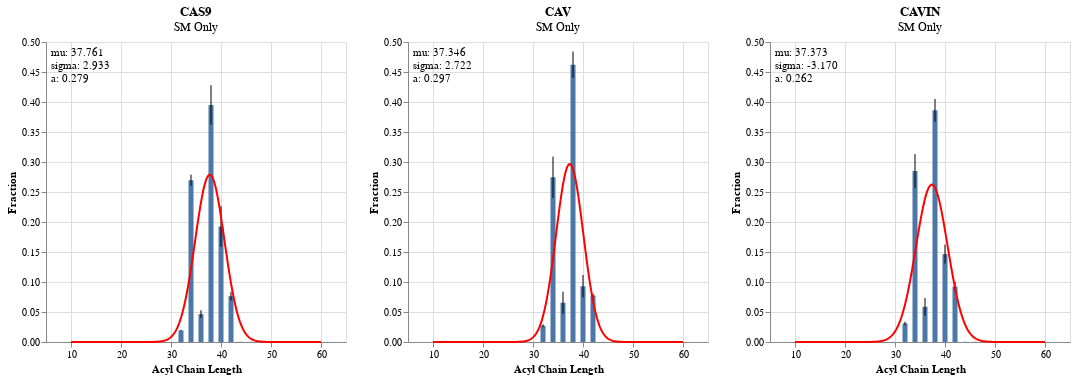

This figure's notebook cell:
### Markdown cell above
### Side by Side

### Code cell
chart_list = []
def gauss(x,mu,sigma,A):
    return A*np.exp(-(x-mu)**2/(2*sigma**2))

def bimodal(x,mu1,sigma1,A1,mu2,sigma2,A2):
    return gauss(x,mu1,sigma1,A1)+gauss(x,mu2,sigma2,A2)

for protein in ptnstd['Mutation'].unique():
    source = ptnstd[ptnstd['Mutation'] == protein]
    
    # create error bars
    err = alt.Chart(source).mark_errorbar(extent='stdev').encode(
        x='Acyl Chain Length:Q',
        y='Fraction:Q',
    )
    
    # create histogram
    bar = alt.Chart(source).mark_bar().encode(
        x='Acyl Chain Length:Q',
        y=alt.Y('mean(Fraction):Q').scale(domain=[0,0.5])
    ).properties(title={'text': protein, 'subtitle':'SM Only'})
    
    # create gaussian
    x = ptns['Acyl Chain Length']
    y = ptns[protein].loc[x.index]
    
    # expected vals
    n = sum(y)                         
    mean = sum(x*y)/n                  
    sigma = sum(y*(x-mean)**2)/n 
    
    expected = [0.45, mean, sigma]
    # print(protein, expected)
    
    popt,pcov = curve_fit(gauss,x,y,p0=expected)
    
    xx = np.linspace(10, 60, 500)
    
    s = pd.DataFrame({'Acyl Chain Length':xx, 'y':gauss(xx, *popt)})
    
    gaus = alt.Chart(s).mark_line(color='red').encode(
        x='Acyl Chain Length:Q',
        y=alt.Y('y:Q')
    )
    
    text1 = alt.Chart({'values':[{}]}).mark_text(
        align="left", baseline="top"
    ).encode(
        x=alt.value(5),  # pixels from left
        y=alt.value(5),  # pixels from top
        text=alt.value([f"mu: {popt[0]:.3f}", f"sigma: {popt[1]:.3f}", f"a: {popt[2]:.3f}"])
    )
    
    # append to chart list
    chart = bar + err + gaus + text1
    
    chart_list.append(chart)
    
ss_bimodal = alt.hconcat(*chart_list[:])
ss_bimodal.save('graphs/sm/chain_length/Histogram_SidebySide_SM.png', ppi=300)
ss_bimodal

### Figure 1 — Vega-Lite specification as saved in the notebook (floating-point values rounded to 4 significant figures; data arrays with more than 128 entries replaced by an {"elided": "..."} marker saying what was removed)
{"config": {"view": {"continuousWidth": 300, "continuousHeight": 300}}, "hconcat": [{"layer": [{"mark": {"type": "bar"}, "encoding": {"x": {"field": "Acyl Chain Length", "type": "quantitative"}, "y": {"aggregate": "mean", "field": "Fraction", "scale": {"domain": [0, 0.5]}, "type": "quantitative"}}, "title": {"text": "CAS9", "subtitle": "SM Only"}}, {"mark": {"type": "errorbar", "extent": "stdev"}, "encoding": {"x": {"field": "Acyl Chain Length", "type": "quantitative"}, "y": {"field": "Fraction", "type": "quantitative"}}}, {"data": {"name": "data-5905557d14b399ce743badd0e5d8b07f"}, "mark": {"type": "line", "color": "red"}, "encoding": {"x": {"field": "Acyl Chain Length", "type": "quantitative"}, "y": {"field": "y", "type": "quantitative"}}}, {"data": {"name": "empty"}, "mark": {"type": "text", "align": "left", "baseline": "top"}, "encoding": {"text": {"value": ["mu: 37.761", "sigma: 2.933", "a: 0.279"]}, "x": {"value": 5}, "y": {"value": 5}}}], "data": {"name": "data-ba7550b588c39837bae14ac8142e5761"}}, {"layer": [{"mark": {"type": "bar"}, "encoding": {"x": {"field": "Acyl Chain Length", "type": "quantitative"}, "y": {"aggregate": "mean", "field": "Fraction", "scale": {"domain": [0, 0.5]}, "type": "quantitative"}}, "title": {"text": "CAV", "subtitle": "SM Only"}}, {"mark": {"type": "errorbar", "extent": "stdev"}, "encoding": {"x": {"field": "Acyl Chain Length", "type": "quantitative"}, "y": {"field": "Fraction", "type": "quantitative"}}}, {"data": {"name": "data-77dc4ad6d9c8ded9bd74d2729a08d49f"}, "mark": {"type": "line", "color": "red"}, "encoding": {"x": {"field": "Acyl Chain Length", "type": "quantitative"}, "y": {"field": "y", "type": "quantitative"}}}, {"data": {"name": "empty"}, "mark": {"type": "text", "align": "left", "baseline": "top"}, "encoding": {"text": {"value": ["mu: 37.346", "sigma: 2.722", "a: 0.297"]}, "x": {"value": 5}, "y": {"value": 5}}}], "data": {"name": "data-6bb5ecb93c79cfc52dc749a05e9f32b1"}}, {"layer": [{"mark": {"type": "bar"}, "encoding": {"x": {"field": "Acyl Chain Length", "type": "quantitative"}, "y": {"aggregate": "mean", "field": "Fraction", "scale": {"domain": [0, 0.5]}, "type": "quantitative"}}, "title": {"text": "CAVIN", "subtitle": "SM Only"}}, {"mark": {"type": "errorbar", "extent": "stdev"}, "encoding": {"x": {"field": "Acyl Chain Length", "type": "quantitative"}, "y": {"field": "Fraction", "type": "quantitative"}}}, {"data": {"name": "data-b79a58c86eb6d3f4743f19f49b63c0e0"}, "mark": {"type": "line", "color": "red"}, "encoding": {"x": {"field": "Acyl Chain Length", "type": "quantitative"}, "y": {"field": "y", "type": "quantitative"}}}, {"data": {"name": "empty"}, "mark": {"type": "text", "align": "left", "baseline": "top"}, "encoding": {"text": {"value": ["mu: 37.373", "sigma: -3.170", "a: 0.262"]}, "x": {"value": 5}, "y": {"value": 5}}}], "data": {"name": "data-cda50ef2d6ed88cd0bfb60b6891dbf94"}}], "$schema": "https://vega.github.io/schema/vega-lite/v5.8.0.json", "datasets": {"data-ba7550b588c39837bae14ac8142e5761": [{"Mutation": "CAS9", "Acyl Chain Length": 26, "Fraction": 0.0}, {"Mutation": "CAS9", "Acyl Chain Length": 26, "Fraction": 0.0}, {"Mutation": "CAS9", "Acyl Chain Length": 26, "Fraction": 0.0}, {"Mutation": "CAS9", "Acyl Chain Length": 26, "Fraction": 0.0}, {"Mutation": "CAS9", "Acyl Chain Length": 28, "Fraction": 8.441e-05}, {"Mutation": "CAS9", "Acyl Chain Length": 28, "Fraction": 8.541e-05}, {"Mutation": "CAS9", "Acyl Chain Length": 28, "Fraction": 6.79e-05}, {"Mutation": "CAS9", "Acyl Chain Length": 28, "Fraction": 9.02e-05}, {"Mutation": "CAS9", "Acyl Chain Length": 30, "Fraction": 0.0}, {"Mutation": "CAS9", "Acyl Chain Length": 30, "Fraction": 1.299e-05}, {"Mutation": "CAS9", "Acyl Chain Length": 30, "Fraction": 2.083e-05}, {"Mutation": "CAS9", "Acyl Chain Length": 30, "Fraction": 0.0}, {"Mutation": "CAS9", "Acyl Chain Length": 32, "Fraction": 0.02008}, {"Mutation": "CAS9", "Acyl Chain Length": 32, "Fraction": 0.01983}, {"Mutation": "CAS9", "Acyl Chain Length": 32, "Fraction": 0.0179}, {"Mutation": "CAS9", "Acyl Chain Length": 32, "Fraction": 0.019}, {"Mutation": "CAS9", "Acyl Chain Length": 34, "Fraction": 0.2743}, {"Mutation": "CAS9", "Acyl Chain Length": 34, "Fraction": 0.2581}, {"Mutation": "CAS9", "Acyl Chain Length": 34, "Fraction": 0.2666}, {"Mutation": "CAS9", "Acyl Chain Length": 34, "Fraction": 0.2796}, {"Mutation": "CAS9", "Acyl Chain Length": 36, "Fraction": 0.03891}, {"Mutation": "CAS9", "Acyl Chain Length": 36, "Fraction": 0.05331}, {"Mutation": "CAS9", "Acyl Chain Length": 36, "Fraction": 0.05026}, {"Mutation": "CAS9", "Acyl Chain Length": 36, "Fraction": 0.04332}, {"Mutation": "CAS9", "Acyl Chain Length": 38, "Fraction": 0.4357}, {"Mutation": "CAS9", "Acyl Chain Length": 38, "Fraction": 0.4077}, {"Mutation": "CAS9", "Acyl Chain Length": 38, "Fraction": 0.3655}, {"Mutation": "CAS9", "Acyl Chain Length": 38, "Fraction": 0.3718}, {"Mutation": "CAS9", "Acyl Chain Length": 40, "Fraction": 0.1502}, {"Mutation": "CAS9", "Acyl Chain Length": 40, "Fraction": 0.1796}, {"Mutation": "CAS9", "Acyl Chain Length": 40, "Fraction": 0.2195}, {"Mutation": "CAS9", "Acyl Chain Length": 40, "Fraction": 0.2204}, {"Mutation": "CAS9", "Acyl Chain Length": 42, "Fraction": 0.07986}, {"Mutation": "CAS9", "Acyl Chain Length": 42, "Fraction": 0.08077}, {"Mutation": "CAS9", "Acyl Chain Length": 42, "Fraction": 0.07957}, {"Mutation": "CAS9", "Acyl Chain Length": 42, "Fraction": 0.06536}, {"Mutation": "CAS9", "Acyl Chain Length": 44, "Fraction": 0.0004113}, {"Mutation": "CAS9", "Acyl Chain Length": 44, "Fraction": 0.0001768}, {"Mutation": "CAS9", "Acyl Chain Length": 44, "Fraction": 0.0003225}, {"Mutation": "CAS9", "Acyl Chain Length": 44, "Fraction": 0.0002209}, {"Mutation": "CAS9", "Acyl Chain Length": 46, "Fraction": 0.0003221}, {"Mutation": "CAS9", "Acyl Chain Length": 46, "Fraction": 0.0002921}, {"Mutation": "CAS9", "Acyl Chain Length": 46, "Fraction": 0.000245}, {"Mutation": "CAS9", "Acyl Chain Length": 46, "Fraction": 0.0001868}, {"Mutation": "CAS9", "Acyl Chain Length": 48, "Fraction": 5.767e-05}, {"Mutation": "CAS9", "Acyl Chain Length": 48, "Fraction": 5.052e-05}, {"Mutation": "CAS9", "Acyl Chain Length": 48, "Fraction": 0.0}, {"Mutation": "CAS9", "Acyl Chain Length": 48, "Fraction": 2.475e-05}], "data-5905557d14b399ce743badd0e5d8b07f": {"elided": "500 records"}, "empty": [{}], "data-6bb5ecb93c79cfc52dc749a05e9f32b1": [{"Mutation": "CAV", "Acyl Chain Length": 26, "Fraction": 0.0}, {"Mutation": "CAV", "Acyl Chain Length": 26, "Fraction": 0.0}, {"Mutation": "CAV", "Acyl Chain Length": 26, "Fraction": 0.0}, {"Mutation": "CAV", "Acyl Chain Length": 26, "Fraction": 0.0}, {"Mutation": "CAV", "Acyl Chain Length": 28, "Fraction": 4.383e-05}, {"Mutation": "CAV", "Acyl Chain Length": 28, "Fraction": 0.0}, {"Mutation": "CAV", "Acyl Chain Length": 28, "Fraction": 5.22e-05}, {"Mutation": "CAV", "Acyl Chain Length": 28, "Fraction": 5.046e-05}, {"Mutation": "CAV", "Acyl Chain Length": 30, "Fraction": 0.0}, {"Mutation": "CAV", "Acyl Chain Length": 30, "Fraction": 2.236e-06}, {"Mutation": "CAV", "Acyl Chain Length": 30, "Fraction": 5.772e-05}, {"Mutation": "CAV", "Acyl Chain Length": 30, "Fraction": 2.075e-05}, {"Mutation": "CAV", "Acyl Chain Length": 32, "Fraction": 0.02798}, {"Mutation": "CAV", "Acyl Chain Length": 32, "Fraction": 0.02699}, {"Mutation": "CAV", "Acyl Chain Length": 32, "Fraction": 0.0239}, {"Mutation": "CAV", "Acyl Chain Length": 32, "Fraction": 0.02957}, {"Mutation": "CAV", "Acyl Chain Length": 34, "Fraction": 0.2608}, {"Mutation": "CAV", "Acyl Chain Length": 34, "Fraction": 0.2453}, {"Mutation": "CAV", "Acyl Chain Length": 34, "Fraction": 0.2682}, {"Mutation": "CAV", "Acyl Chain Length": 34, "Fraction": 0.3243}, {"Mutation": "CAV", "Acyl Chain Length": 36, "Fraction": 0.0817}, {"Mutation": "CAV", "Acyl Chain Length": 36, "Fraction": 0.08074}, {"Mutation": "CAV", "Acyl Chain Length": 36, "Fraction": 0.05347}, {"Mutation": "CAV", "Acyl Chain Length": 36, "Fraction": 0.04557}, {"Mutation": "CAV", "Acyl Chain Length": 38, "Fraction": 0.4372}, {"Mutation": "CAV", "Acyl Chain Length": 38, "Fraction": 0.4825}, {"Mutation": "CAV", "Acyl Chain Length": 38, "Fraction": 0.4785}, {"Mutation": "CAV", "Acyl Chain Length": 38, "Fraction": 0.4502}, {"Mutation": "CAV", "Acyl Chain Length": 40, "Fraction": 0.1179}, {"Mutation": "CAV", "Acyl Chain Length": 40, "Fraction": 0.0858}, {"Mutation": "CAV", "Acyl Chain Length": 40, "Fraction": 0.09439}, {"Mutation": "CAV", "Acyl Chain Length": 40, "Fraction": 0.07372}, {"Mutation": "CAV", "Acyl Chain Length": 42, "Fraction": 0.07402}, {"Mutation": "CAV", "Acyl Chain Length": 42, "Fraction": 0.07843}, {"Mutation": "CAV", "Acyl Chain Length": 42, "Fraction": 0.08133}, {"Mutation": "CAV", "Acyl Chain Length": 42, "Fraction": 0.07646}, {"Mutation": "CAV", "Acyl Chain Length": 44, "Fraction": 0.0003085}, {"Mutation": "CAV", "Acyl Chain Length": 44, "Fraction": 0.0001516}, {"Mutation": "CAV", "Acyl Chain Length": 44, "Fraction": 0.0001001}, {"Mutation": "CAV", "Acyl Chain Length": 44, "Fraction": 0.0001047}, {"Mutation": "CAV", "Acyl Chain Length": 46, "Fraction": 0.0001347}, {"Mutation": "CAV", "Acyl Chain Length": 46, "Fraction": 0.0001002}, {"Mutation": "CAV", "Acyl Chain Length": 46, "Fraction": 6.38e-05}, {"Mutation": "CAV", "Acyl Chain Length": 46, "Fraction": 7.564e-05}, {"Mutation": "CAV", "Acyl Chain Length": 48, "Fraction": 0.0}, {"Mutation": "CAV", "Acyl Chain Length": 48, "Fraction": 0.0}, {"Mutation": "CAV", "Acyl Chain Length": 48, "Fraction": 0.0}, {"Mutation": "CAV", "Acyl Chain Length": 48, "Fraction": 0.0}], "data-77dc4ad6d9c8ded9bd74d2729a08d49f": {"elided": "500 records"}, "data-cda50ef2d6ed88cd0bfb60b6891dbf94": [{"Mutation": "CAVIN", "Acyl Chain Length": 26, "Fraction": 0.0}, {"Mutation": "CAVIN", "Acyl Chain Length": 26, "Fraction": 0.0}, {"Mutation": "CAVIN", "Acyl Chain Length": 26, "Fraction": 0.0}, {"Mutation": "CAVIN", "Acyl Chain Length": 26, "Fraction": 0.0}, {"Mutation": "CAVIN", "Acyl Chain Length": 28, "Fraction": 2.173e-05}, {"Mutation": "CAVIN", "Acyl Chain Length": 28, "Fraction": 4.022e-05}, {"Mutation": "CAVIN", "Acyl Chain Length": 28, "Fraction": 0.0}, {"Mutation": "CAVIN", "Acyl Chain Length": 28, "Fraction": 3.648e-05}, {"Mutation": "CAVIN", "Acyl Chain Length": 30, "Fraction": 2.206e-05}, {"Mutation": "CAVIN", "Acyl Chain Length": 30, "Fraction": 1.378e-05}, {"Mutation": "CAVIN", "Acyl Chain Length": 30, "Fraction": 2.393e-06}, {"Mutation": "CAVIN", "Acyl Chain Length": 30, "Fraction": 0.0}, {"Mutation": "CAVIN", "Acyl Chain Length": 32, "Fraction": 0.02741}, {"Mutation": "CAVIN", "Acyl Chain Length": 32, "Fraction": 0.0325}, {"Mutation": "CAVIN", "Acyl Chain Length": 32, "Fraction": 0.02967}, {"Mutation": "CAVIN", "Acyl Chain Length": 32, "Fraction": 0.03412}, {"Mutation": "CAVIN", "Acyl Chain Length": 34, "Fraction": 0.265}, {"Mutation": "CAVIN", "Acyl Chain Length": 34, "Fraction": 0.2625}, {"Mutation": "CAVIN", "Acyl Chain Length": 34, "Fraction": 0.3238}, {"Mutation": "CAVIN", "Acyl Chain Length": 34, "Fraction": 0.2879}, {"Mutation": "CAVIN", "Acyl Chain Length": 36, "Fraction": 0.07558}, {"Mutation": "CAVIN", "Acyl Chain Length": 36, "Fraction": 0.04092}, {"Mutation": "CAVIN", "Acyl Chain Length": 36, "Fraction": 0.05335}, {"Mutation": "CAVIN", "Acyl Chain Length": 36, "Fraction": 0.06461}, {"Mutation": "CAVIN", "Acyl Chain Length": 38, "Fraction": 0.3926}, {"Mutation": "CAVIN", "Acyl Chain Length": 38, "Fraction": 0.3951}, {"Mutation": "CAVIN", "Acyl Chain Length": 38, "Fraction": 0.3578}, {"Mutation": "CAVIN", "Acyl Chain Length": 38, "Fraction": 0.3987}, {"Mutation": "CAVIN", "Acyl Chain Length": 40, "Fraction": 0.1517}, {"Mutation": "CAVIN", "Acyl Chain Length": 40, "Fraction": 0.1638}, {"Mutation": "CAVIN", "Acyl Chain Length": 40, "Fraction": 0.1447}, {"Mutation": "CAVIN", "Acyl Chain Length": 40, "Fraction": 0.126}, {"Mutation": "CAVIN", "Acyl Chain Length": 42, "Fraction": 0.08699}, {"Mutation": "CAVIN", "Acyl Chain Length": 42, "Fraction": 0.1043}, {"Mutation": "CAVIN", "Acyl Chain Length": 42, "Fraction": 0.09024}, {"Mutation": "CAVIN", "Acyl Chain Length": 42, "Fraction": 0.08833}, {"Mutation": "CAVIN", "Acyl Chain Length": 44, "Fraction": 0.000323}, {"Mutation": "CAVIN", "Acyl Chain Length": 44, "Fraction": 0.0003518}, {"Mutation": "CAVIN", "Acyl Chain Length": 44, "Fraction": 0.0001567}, {"Mutation": "CAVIN", "Acyl Chain Length": 44, "Fraction": 0.0001778}, {"Mutation": "CAVIN", "Acyl Chain Length": 46, "Fraction": 0.000281}, {"Mutation": "CAVIN", "Acyl Chain Length": 46, "Fraction": 0.0002988}, {"Mutation": "CAVIN", "Acyl Chain Length": 46, "Fraction": 0.0001905}, {"Mutation": "CAVIN", "Acyl Chain Length": 46, "Fraction": 0.0001003}, {"Mutation": "CAVIN", "Acyl Chain Length": 48, "Fraction": 5.059e-05}, {"Mutation": "CAVIN", "Acyl Chain Length": 48, "Fraction": 5.956e-05}, {"Mutation": "CAVIN", "Acyl Chain Length": 48, "Fraction": 0.0}, {"Mutation": "CAVIN", "Acyl Chain Length": 48, "Fraction": 0.0}], "data-b79a58c86eb6d3f4743f19f49b63c0e0": {"elided": "500 records"}}}
